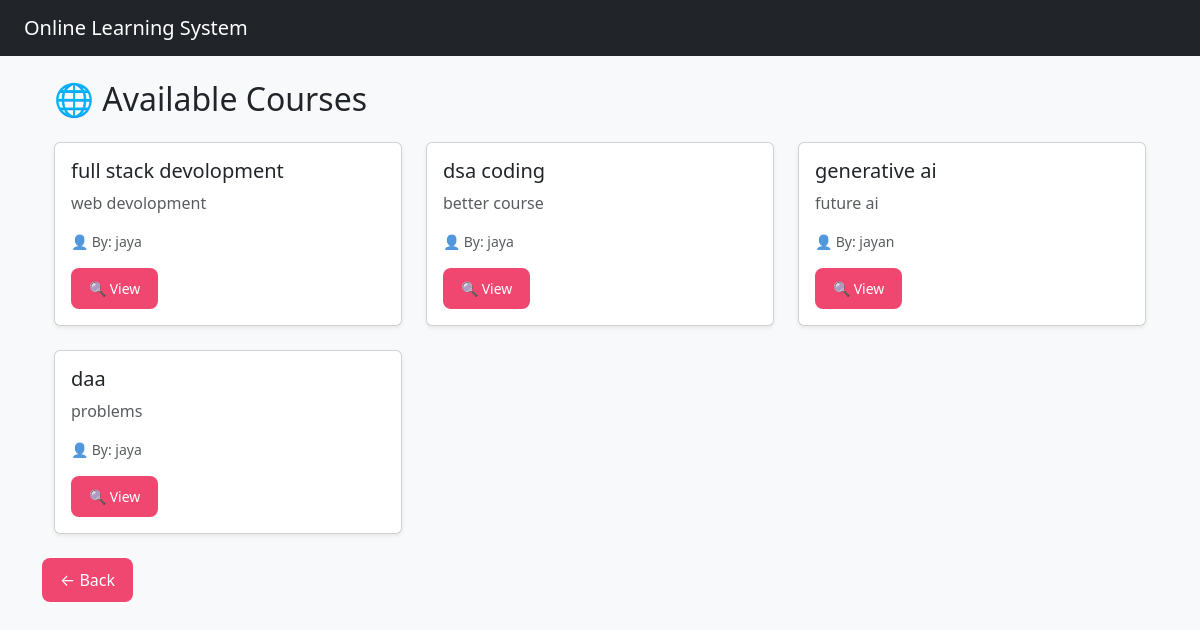
Before: /courses/available-courses/ with the older database file.
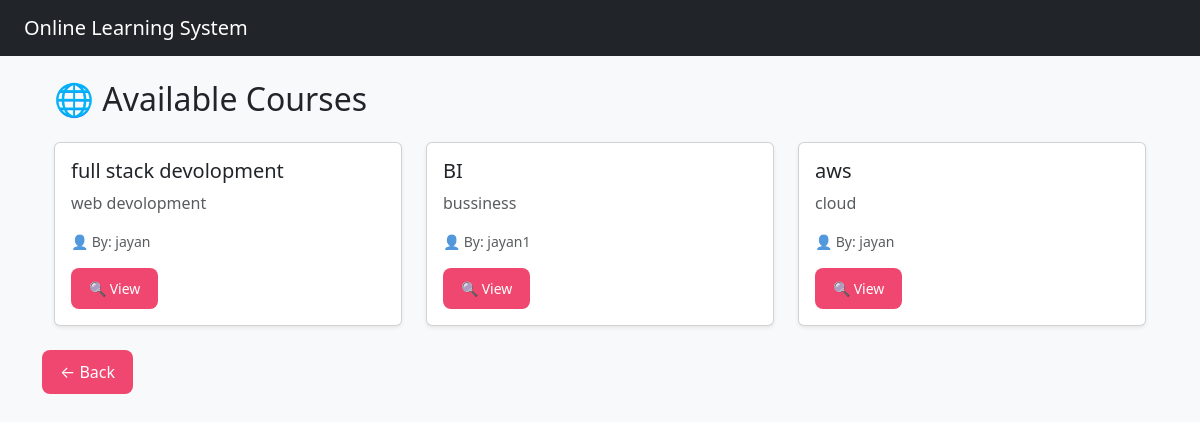
After: the same page with the newer database file.
### courses/models.py (models this page shows, shortened)
class Course(models.Model):
    title = models.CharField(max_length=100)
    description = models.TextField()
    created_by = models.ForeignKey(
        settings.AUTH_USER_MODEL,
        on_delete=models.CASCADE,
        related_name='created_courses'
    )
    enrolled_students = models.ManyToManyField(
        settings.AUTH_USER_MODEL,
        through='Enrollment',
        related_name='enrolled_courses',
        blank=True
    )

### users/models.py (models this page shows, shortened)
class CustomUser(AbstractUser):
    ROLE_CHOICES = (
        ('student', 'Student'),
        ('faculty', 'Faculty'),
    )
    role = models.CharField(max_length=10, choices=ROLE_CHOICES)
    phone = models.CharField(max_length=20, blank=True, null=True)

### courses/views.py (the view)
# urls.py: path('available-courses/', views.available_courses, name='available_courses'),  # Other courses
def available_courses(request):
    if request.user.is_authenticated:
        enrolled_courses = Enrollment.objects.filter(student=request.user).values_list("course_id", flat=True)
        courses = Course.objects.exclude(id__in=enrolled_courses).exclude(created_by=request.user)
    else:
        courses = Course.objects.all()
    return render(request, "courses/available_courses.html", {"all_courses": courses})

### courses/templates/courses/available_courses.html (shortened to what this page needs)
{% extends "base.html" %}
{% load static %}
{% block content %}
<div class="container mt-4">
    <h2 class="mb-4">🌐 Available Courses</h2>
    {% if all_courses %}
        <div class="row g-4">
            {% for course in all_courses %}
                {% if request.user not in course.enrolled_students.all %}
                    <div class="col-md-4">
                        <div class="card h-100 shadow-sm">
                            <div class="card-body">
                                <h5 class="card-title">{{ course.title }}</h5>
                                <p class="card-text text-muted">{{ course.description|truncatewords:20 }}</p>
                                <p class="text-muted small">👤 By: {{ course.created_by.username }}</p>
                                <a href="{% url 'courses:course-detail' course.id %}" class="btn btn-dark btn-sm">🔍 View</a>
                            </div>
                        </div>
                    </div>
                {% endif %}
            {% endfor %}
        </div>
    {% else %}
        <p class="text-muted">No courses available at the moment.</p>
    {% endif %}
</div>
{% endblock %}

### templates/base.html (shortened to what this page needs)
{% load static %}
<!DOCTYPE html>
<html lang="en">
<head>
    <link href="https://cdn.jsdelivr.net/npm/bootstrap@5.3.0/dist/css/bootstrap.min.css" rel="stylesheet">
    <link rel="stylesheet" href="{% static 'css/style.css' %}">
    <link rel="stylesheet" type="text/css" href="{% static 'css/style.css' %}">
</head>
<body class="bg-light">
    <nav class="navbar navbar-dark bg-dark px-4 mb-4 d-flex justify-content-between align-items-center">
        <span class="navbar-brand">Online Learning System</span>
    </nav>
    <main class="container">
        {% block content %}
        {% endblock %}
    </main>
    <div class="container mt-4">
        <a href="javascript:history.back()" class="btn btn-dark">← Back</a>
    </div>
</body>
</html>

### static/css/style.css (style rules this page uses)
.btn { background: #ef476f; color: white; padding: 10px 18px; border: none; border-radius: 8px; cursor: pointer; transition: 0.3s; }

Changed rows visible on the page:
removed Course: title "dsa coding", description "better course", created_by.username "jaya"
removed Course: title "generative ai", description "future ai", created_by.username "jayan"
removed Course: title "daa", description "problems", created_by.username "jaya"
changed Course "full stack devolopment": created_by.username "jaya" → "jayan"
added Course: title "BI", description "bussiness", created_by.username "jayan1"
added Course: title "aws", description "cloud", created_by.username "jayan"
